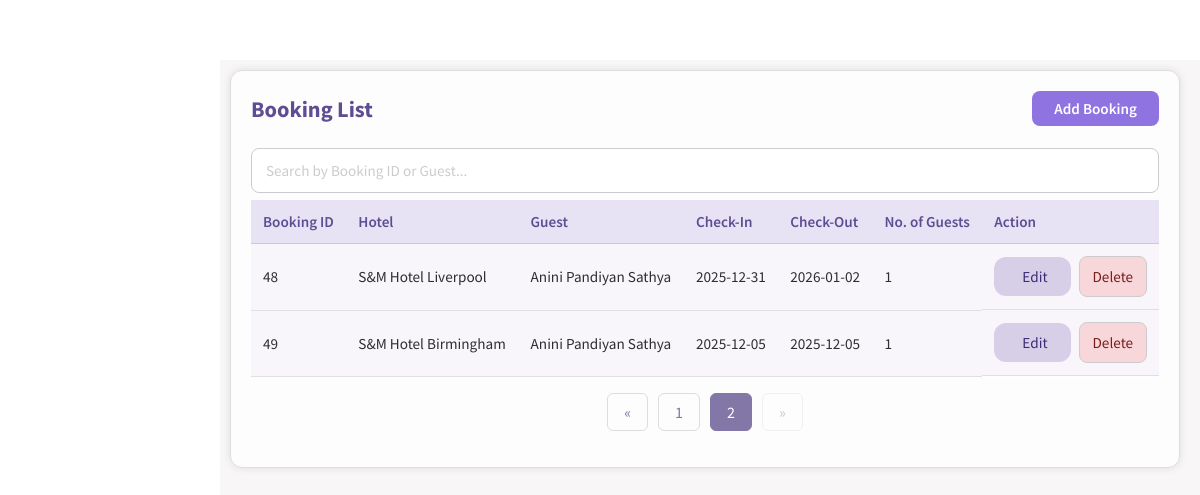
The page /booking.php?page=2 (signed in) on the database as committed earlier.
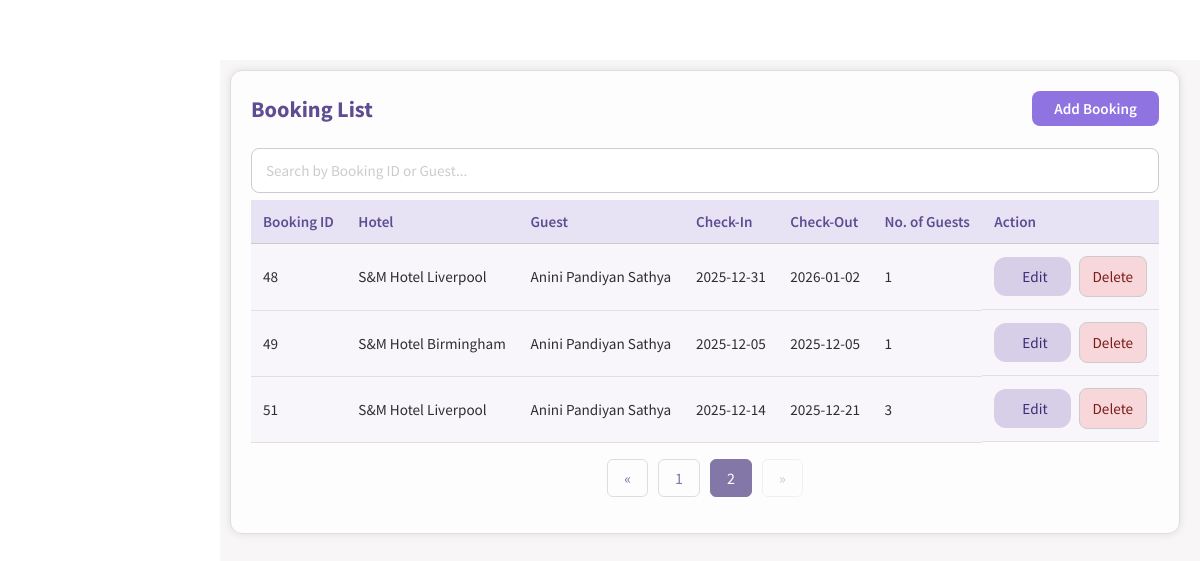
The same page on the database as committed later.
### tables this page shows
CREATE TABLE BOOKING(
BOOKING_ID INTEGER NOT NULL PRIMARY KEY AUTOINCREMENT,
NO_OF_GUEST INTEGER NOT NULL,
DATE_IN DATE NOT NULL,
DATE_OUT DATE NOT NULL,
TIMESTAMP DATETIME NOT NULL NOT NULL DEFAULT (CURRENT_TIMESTAMP),
GUEST_ID INTEGER NOT NULL,
ROOM_ID INTEGER NOT NULL,
FOREIGN KEY (GUEST_ID) REFERENCES GUEST(GUEST_ID) ON DELETE CASCADE ON UPDATE CASCADE
FOREIGN KEY (ROOM_ID) REFERENCES ROOM(ROOM_ID) ON DELETE CASCADE ON UPDATE CASCADE
);

CREATE TABLE HOTEL(
HOTEL_ID INTEGER NOT NULL PRIMARY KEY AUTOINCREMENT,
HOTEL_NAME TEXT NOT NULL,
HOTEL_ADDRESS TEXT NOT NULL,
CITY TEXT NOT NULL,
POSTCODE TEXT NOT NULL,
HOTEL_TELNO TEXT NOT NULL UNIQUE,
HOTEL_EMAIL TEXT NOT NULL UNIQUE
);

CREATE TABLE GUEST(
GUEST_ID INTEGER NOT NULL PRIMARY KEY AUTOINCREMENT,
F_NAME TEXT NOT NULL,
M_NAME TEXT,
L_NAME TEXT NOT NULL,
GUEST_ADDRESS TEXT NOT NULL,
CITY TEXT NOT NULL,
POSTCODE TEXT NOT NULL,
GUEST_EMAIL TEXT NOT NULL UNIQUE,
GUEST_PHNO TEXT NOT NULL UNIQUE
);

### functions.php (the view, shortened to what this page needs)
<?php
function createDB()
{
    $db = new SQLite3('hotelSQL.db');
    $db->exec("PRAGMA foreign_keys = ON");
    return $db;
}
function BookingList($editingId = null, $limit = null, $offset = null)
{
    $db = createDB();
    $select_query = "SELECT * FROM BOOKING b INNER JOIN GUEST g ON (b.GUEST_ID = g.GUEST_ID)
    INNER JOIN ROOM r ON (b.ROOM_ID = r.ROOM_ID) INNER JOIN HOTEL h ON (r.HOTEL_ID = h.HOTEL_ID) ";
    $select_query .= " ORDER BY BOOKING_ID ASC";
    $select_query = applyPagination($select_query, $limit, $offset);
    $result = $db->query($select_query);
    while ($row = $result->fetchArray(SQLITE3_ASSOC)) {
        if ($editingId == $row['BOOKING_ID']) {
            echo "<form method='post'><tr>";
            echo "<td>" . $row['BOOKING_ID'] . "</td>";
            echo "<input type='hidden' name='booking-id' value='" . $row['BOOKING_ID'] . "'>";
            echo "<td>";
            RoomDropdown('room-id', $row['ROOM_ID']);
            echo "</td>";
            echo "<td>";
            GuestDropdown('guest-id', $row['GUEST_ID']);
            echo "</td>";
            echo "<td>
                    <input type='date' name='date-in'
                           value='" . htmlspecialchars($row['DATE_IN']) . "'  min='" . date('Y-m-d') . "' required>
                  </td>";
            echo "<td>
                    <input type='date' name='date-out'
                           value='" . htmlspecialchars($row['DATE_OUT']) . "' min='" . date('Y-m-d') . "'required>
                  </td>";
            echo "<td>
                    <input type='number' name='num-guest'
                           value='" . htmlspecialchars($row['NO_OF_GUEST']) . "' required>
                  </td>";
            echo "<td>
                    <input type='submit' class='submit-btn' name='save' value='Save'>
                    <input type='submit' class='delete-button-in-list' name='cancel' value='Cancel'>
                  </td>";
            echo "</tr></form>";
        } else {
            echo "<form method='post'><tr>";
            echo "<td>" . $row['BOOKING_ID'] . "</td>";
            echo "<td>" . $row['HOTEL_NAME'] . "</td>";
            echo "<td>" . $row['F_NAME'] . " " . $row['L_NAME'] . "</td>";
            echo "<td>" . $row['DATE_IN'] . "</td>";
            echo "<td>" . $row['DATE_OUT'] . "</td>";
            echo "<td>" . $row['NO_OF_GUEST'] . "</td>";
            echo "<td>
                    <input type='hidden' name='booking-id' value='" . $row['BOOKING_ID'] . "'>
                    <input type='submit' class='edit-button-in-list' name='edit' value='Edit'>
                    <input type='button' class='delete-button-in-list' name='delete' value='Delete'>
                  </td>";
            echo "</tr></form>";
        }
    }
}
function applyPagination($sql, $limit, $offset)
{
    if ($limit !== null && $offset !== null) {
        $limit = (int) $limit;
        $offset = (int) $offset;
        $sql .= " LIMIT $limit OFFSET $offset";
    }
    return $sql;
}
?>

### booking.php (shortened to what this page needs)
<!DOCTYPE html>
<html lang="en">
<head>
    <link rel="stylesheet" href="style.css" />
</head>
<?php
require_once("functions.php");
$editingId = null;
$records_per_page = 5;
$current_page = isset($_GET["page"]) ? intval($_GET["page"]) : 1;
$db = createDB();
$total_query = "SELECT COUNT(*) AS total
                FROM BOOKING b
                INNER JOIN GUEST g ON b.GUEST_ID = g.GUEST_ID";
$total_result = $db->query($total_query);
$total_row = $total_result->fetchArray(SQLITE3_ASSOC);
$total_records = (int) ($total_row['total'] ?? 0);
$total_pages = $total_records > 0 ? (int) ceil($total_records / $records_per_page) : 1;
$offset = ($current_page - 1) * $records_per_page;
?>
<body onload="loadNavbar()">
    <div class="main_content">
        <section class="add-container">
            <div class="heading-row">
                <h2>Booking List</h2>
                <a class="add-btn" href="booking-add.php">Add Booking</a>
            </div>
            <div class="search-bar">
                <input type="text" id="searchInput" placeholder="Search by Booking ID or Guest..." autocomplete="off"
                    onkeyup="filterBookingList(this)">
            </div>
            <table class="base-table">
                <thead>
                    <tr>
                        <th>Booking ID</th>
                        <th>Hotel</th>
                        <th>Guest</th>
                        <th>Check-In</th>
                        <th>Check-Out</th>
                        <th>No. of Guests</th>
                        <th>Action</th>
                    </tr>
                </thead>
                <tbody>
                    <?php BookingList($editingId, $records_per_page, $offset); ?>
                </tbody>
            </table>
            <?php if ($total_records > $records_per_page): ?>
            <ul class="pagination">
                <?php if ($current_page > 1): ?>
                    <?php $prev_page = $current_page - 1; ?>
                    <li><a href="?page=<?= $prev_page ?>">&laquo;</a></li>
                <?php else: ?>
                    <li class="disabled"><span>&laquo;</span></li>
                <?php endif; ?>
                <?php for ($i = 1; $i <= $total_pages; $i++): ?>
                    <?php if ($i == $current_page): ?>
                        <li class="active"><span><?= $i ?></span></li>
                    <?php else: ?>
                        <li><a href="?page=<?= $i ?>"><?= $i ?></a></li>
                    <?php endif; ?>
                <?php endfor; ?>
                <?php if ($current_page < $total_pages): ?>
                    <?php $next_page = $current_page + 1; ?>
                    <li><a href="?page=<?= $next_page ?>">&raquo;</a></li>
                <?php else: ?>
                    <li class="disabled"><span>&raquo;</span></li>
                <?php endif; ?>
            </ul>
            <?php endif; ?>
        </section>
    </div>
</body>
</html>

### style.css (style rules this page uses)
html, body { margin: 0; padding: 0; box-sizing: border-box; }
*, *::before, *::after { box-sizing: inherit; }
* { font-family: "Source Sans Pro", Helvetica, sans-serif; }
input::placeholder { color: #ccc; }
.main_content { margin-top: 60px; margin-left: 220px; padding: 10px 20px 20px 10px; background: #f8f6f6; min-height: calc(100vh - 60px); color: #2e2e2e; flex: 1; overflow-x: hidden; }
.add-container h2 { color: #5f4d93; font-size: 1.4rem; font-weight: 700; margin-bottom: 20px; text-align: left; }
.add-container .search-bar { margin: 5px 0; padding: 2px 0; }
.add-container .search-bar input { display: block; width: 100%; padding: 12px 14px; border: 1px solid #ccc; }
.base-table { width: 100%; border-collapse: collapse; color: #2e2e2e; font-size: 0.95rem; background-color: #fff; }
.base-table thead { background-color: #e8e3f4; }
.base-table th { text-align: left; font-weight: 600; color: #5f4d93; padding: 12px; border-bottom: 1px solid #ccc; }
.base-table td { padding: 12px; border-bottom: 1px solid #e0e0e0; }
.base-table td:last-child { display: flex; justify-content: flex-start; align-items: center; gap: 8px; }
.base-table tr:nth-child(even) { background-color: #f8f6fb; }
.add-container { width: 100%; max-width: none; padding: 20px 20px 20px 20px; margin: 0 0 30px 0; background: rgba(255, 255, 255, 0.8); border-radius: 12px; border: 1px solid #ddd; box-shadow: 0 0 8px rgba(0, 0, 0, 0.1); }
.add-container input { padding: 10px; border: 1px solid #ccc; border-radius: 8px; font-size: 0.95rem; background-color: #fff; transition: border-color 0.3s, box-shadow 0.3s; }
.add-container td input[type="submit"] { padding: 10px 28px; border: none; border-radius: 12px; font-size: 0.95rem; font-weight: 500; cursor: pointer; }
.add-container .edit-button-in-list { background-color: #d7cfe8; color: #3b2d75; }
.add-container .delete-button-in-list { background-color: #f8d7da; color: #7a1c1c; }
.base-form input, .add-container input, .add-container select, .base-form select { width: 50%; max-width: 100%; }
.pagination { display: flex; justify-content: center; list-style-type: none; padding: 0; }
.pagination li { margin: 0 5px; }
.pagination a, .pagination span { text-decoration: none; color: #8277a6; padding: 8px 16px; border: 1px solid #ddd; border-radius: 6px; cursor: pointer; display: inline-block; }
.pagination li.active span { background-color: #8277a6; color: white; border-color: #8277a6; }
.pagination li.disabled span { opacity: 0.4; cursor: not-allowed; }
.add-btn { display: inline-block; padding: 8px 22px; background-color: #8e73e1; color: #fff; border-radius: 8px; font-weight: 600; font-size: 0.95rem; text-decoration: none; }
.heading-row { display: flex; align-items: center; justify-content: space-between; margin-bottom: 20px; }
.heading-row h2 { margin: 0; color: #5f4d93; font-size: 1.4rem; font-weight: 700; }
.edit-button-in-list, .delete-button-in-list { cursor: pointer; }

Rows that differ between the two databases and show on the page:
added booking: BOOKING_ID "51", hotel.HOTEL_NAME "S&M Hotel Liverpool", GUEST_ID.F_NAME "Anini", GUEST_ID.L_NAME "Pandiyan Sathya", DATE_IN "2025-12-14", DATE_OUT "2025-12-21", NO_OF_GUEST "3"
